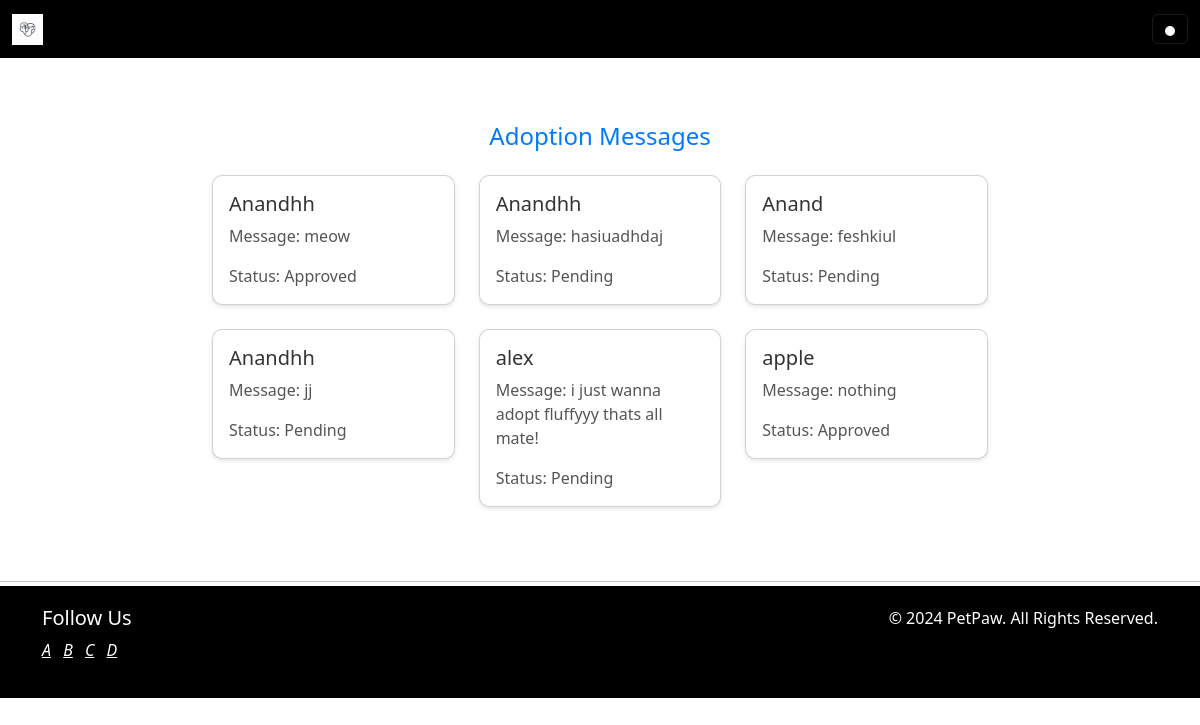
/adoption_req/ (signed in), run on an earlier commit of the app's database.
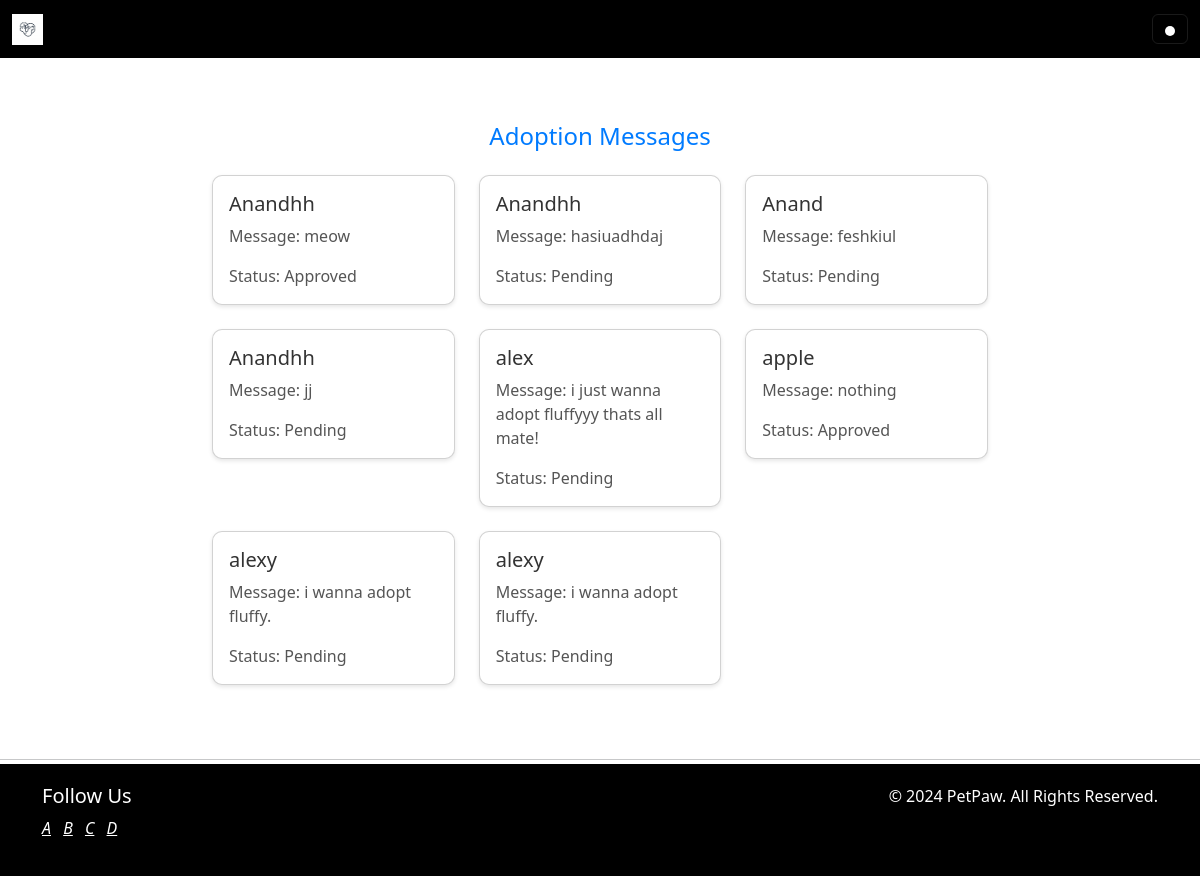
And on a later commit of the database.
### pets/models.py (models this page shows, shortened)
class AdoptionApplication(models.Model):
    name = models.CharField(max_length=100)
    email = models.EmailField()
    phone = models.CharField(max_length=20, default='')
    message = models.TextField()
    STATUS_CHOICES = (
        ('Pending', 'Pending'),
        ('Approved', 'Approved'),
        ('Rejected', 'Rejected'),
    )
    status = models.CharField(max_length=20, choices=STATUS_CHOICES, default='Pending')

### coordinator/views.py (the view)
# urls.py: path('adoption_req/', adoption_requests, name='adoption_req'),
@coordinator_required
def adoption_requests(request):
    try:
        coordinator = Coordinator.objects.get(user=request.user)
        adoption_requests = AdoptionApplication.objects.all()
    except Coordinator.DoesNotExist:
        coordinator = None
        adoption_requests = None
    return render(request, 'adoption_req.html', {'coordinator': coordinator, 'adoption_requests': adoption_requests})

### templates/adoption_req.html
{% extends 'base1.html' %}
{% load static %}
{% block content %}
<br>
<br>
<br>
<div class="container" style="max-width: 800px; margin: 50px auto;">
    <h2 class="text-center mb-4" style="font-size: 24px; color: #007bff;">Adoption Messages</h2>
    <div class="row">
        {% if adoption_requests %}
            {% for request in adoption_requests %}
                <div class="col-md-4 mb-4" style="margin-bottom: 1rem;">
                    <div class="card" style="border-radius: 10px; box-shadow: 0 2px 4px rgba(0, 0, 0, 0.1);">
                        <div class="card-body">
                            <h5 class="card-title" style="font-size: 20px; color: #333333;">{{ request.name }}</h5>
                            <p class="card-text" style="color: #555555;">Message: {{ request.message }}</p>
                            <p class="card-text" style="color: #555555;">Status: {{ request.status }}</p>
                        </div>
                    </div>
                </div>
            {% endfor %}
        {% else %}
            <div class="col" style="margin-bottom: 1rem;">
                <p style="font-size: 18px; color: #555555;">No adoption requests found.</p>
            </div>
        {% endif %}
    </div>
</div>
{% endblock %}

What changed in the data, as far as the page shows it:
added AdoptionApplication: name "alexy", message "i wanna adopt fluffy.", status "Pending"
added AdoptionApplication: name "alexy", message "i wanna adopt fluffy.", status "Pending"
